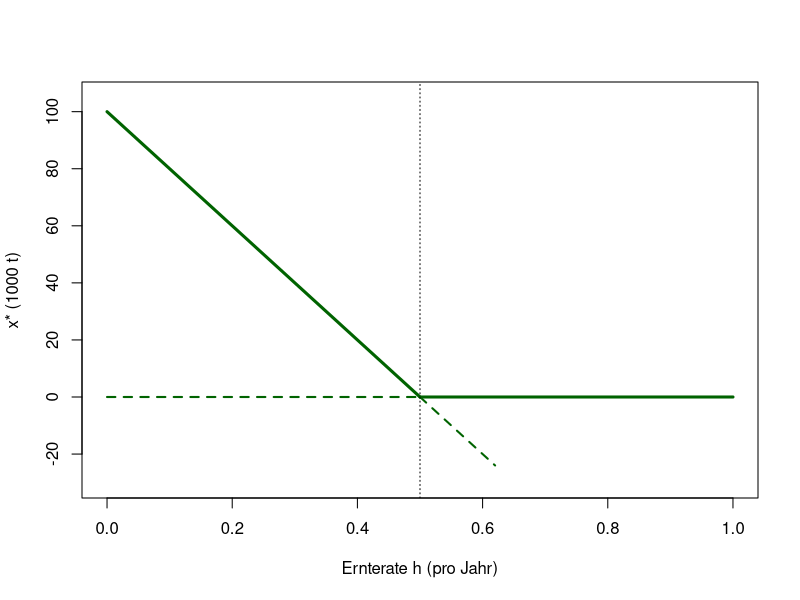

Write the R code that produced this figure.
# Abb. 3.16: Fischbestand mit Ernte, stationäre Zustände in Abhängigkeit von der Ernterate (Buch, Abschnitt 3.3)
# dx/dt = r (1 - x/K) x - h x mit r = 0.5 pro Jahr, K = 100 (1000 t):  x_a* = 0 und x_b* = K (1 - h/r)
# (c) 2026 Philipp Kügler · Programm zum Buch „Dynamische Systeme in den Lebenswissenschaften“ · MIT-Lizenz (siehe LICENSE)
r <- 0.5; K <- 100
gruen <- rgb(0, 0.39, 0)
h <- seq(0, 1, length.out = 301)
li <- h <= r; re <- h >= r; nah <- h >= r & h <= 0.62
plot(h[li], 0 * h[li], type = "l", lty = 2, col = gruen, lwd = 2, xlim = c(0, 1), ylim = c(-30, 105),
     xlab = "Ernterate h (pro Jahr)", ylab = "x* (1000 t)")     # x_a* instabil für h < r
lines(h[re], 0 * h[re], col = gruen, lwd = 3)                   # stabil für h > r
lines(h[li], K * (1 - h[li] / r), col = gruen, lwd = 3)         # x_b* stabil für h < r
lines(h[nah], K * (1 - h[nah] / r), lty = 2, col = gruen, lwd = 2)
abline(v = r, lty = 3)
for (hh in c(0.1, 0.25, 0.4)) cat(sprintf("h = %g: x_b* = %.0f,  Ertrag h x_b* = %.2f\n", hh, K * (1 - hh / r), hh * K * (1 - hh / r)))
